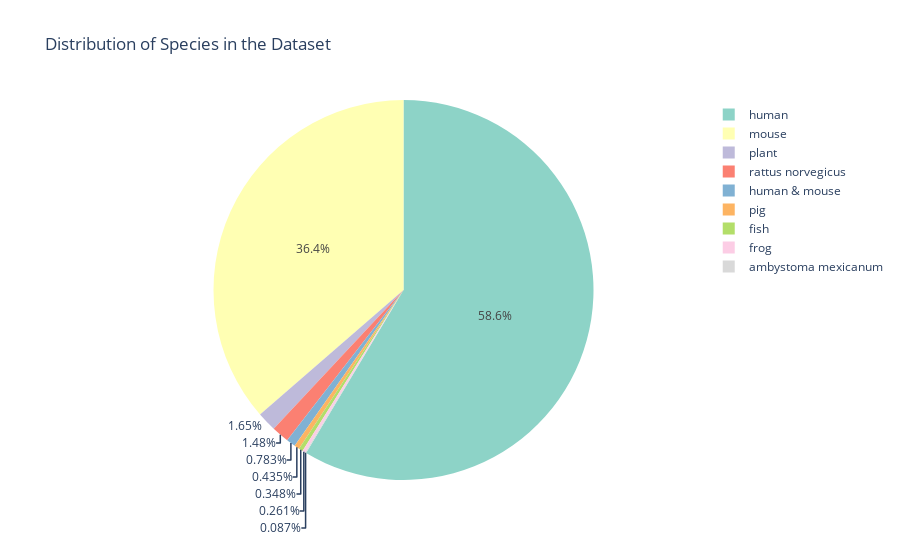

The notebook cell this image was saved under:
### Code cell
import plotly.express as px

# Load metadata
meta = pd.read_csv("../notebooks/meta_all_gene.csv")

# Count occurrences of each species
species_counts = meta['species'].value_counts().reset_index()
species_counts.columns = ['Species', 'Count']  # Rename for clarity

# Create interactive Pie Chart
fig = px.pie(
    species_counts, 
    names="Species", 
    values="Count", 
    title="Distribution of Species in the Dataset", 
    color_discrete_sequence=px.colors.qualitative.Set3  # Nice color palette
)

# Show interactive chart
fig.show()

### Figure 1 — Plotly figure (JSON) as saved in the notebook; plotly's stock layout.template omitted (floating-point values rounded to 4 significant figures)
{"data": [{"domain": {"x": [0, 1], "y": [0, 1]}, "hovertemplate": "Species=%{label}<br>Count=%{value}<extra></extra>", "labels": ["human", "mouse", "plant", "rattus norvegicus", "human & mouse", "pig", "fish", "frog", "ambystoma mexicanum"], "legendgroup": "", "name": "", "showlegend": true, "type": "pie", "values": [673, 418, 19, 17, 9, 5, 4, 3, 1]}], "layout": {"legend": {"tracegroupgap": 0}, "piecolorway": ["rgb(141,211,199)", "rgb(255,255,179)", "rgb(190,186,218)", "rgb(251,128,114)", "rgb(128,177,211)", "rgb(253,180,98)", "rgb(179,222,105)", "rgb(252,205,229)", "rgb(217,217,217)", "rgb(188,128,189)", "rgb(204,235,197)", "rgb(255,237,111)"], "title": {"text": "Distribution of Species in the Dataset"}}}
